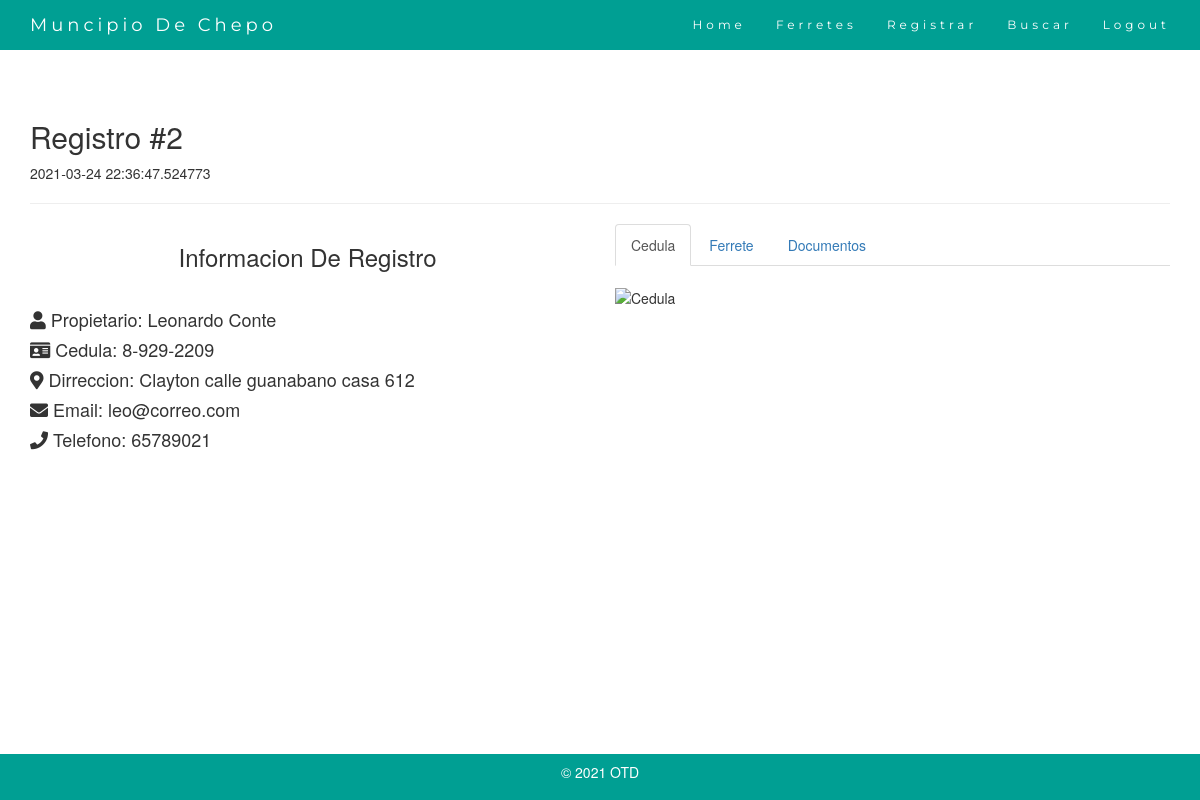
/irons/2 (signed in), run on the app's committed database.
### models.py (models this page shows)
class Iron(db.Model):
    id = db.Column(db.Integer, primary_key = True)
    nombre = db.Column(db.String(200), nullable = False)
    cedula = db.Column(db.String(200), nullable = False)
    domicilio = db.Column(db.String(600), nullable = False)
    correo = db.Column(db.String(600), nullable = False)
    telefono = db.Column(db.String(600), nullable = False)
    fecha_registro = db.Column(db.DateTime, default = datetime.utcnow)
    user_id = db.Column(db.Integer, db.ForeignKey('user.id'), nullable = False)

### main.py (the view)
@main.route("/irons/<int:iron_id>", methods=['GET'])
@login_required
def show_iron(iron_id):
    iron = Iron.query.get_or_404(iron_id)
    if request.method == "POST":
        iron.nombre = request.form['nombre']
        iron.cedula = request.form['cedula']
        iron.domicilio = request.form['domicilio']
    url = request.base_url
    qr_url = "{{qrcode(\'%s\')}}"%(url)
    converted_id = str(iron.id)
    x = "/static/ferretes/ferrete" + converted_id +".jpg"
    y = "/static/cedulas/cedula" + converted_id +".jpg"
    return render_template('iron.html', iron=iron, qr = qr_url, url = url, img = x, cedula = y)

### __init__.py (called while the page is built)
def create_app():
    application = Flask(__name__, static_url_path='/static')
    application.config['SECRET_KEY'] = '{:W&gZeh$,ORxFNU'
    application.config['SQLALCHEMY_DATABASE_URI'] = 'sqlite:///db.sqlite'
    application.config['SQLALCHEMY_TRACK_MODIFICATIONS'] = True
    application.static_folder = 'static'
    db.init_app(application)
    QRcode(application)
    login_manager = LoginManager()
    login_manager.login_view = 'auth.login'
    login_manager.init_app(application)
    from .models import User
    @login_manager.user_loader
    def load_user(user_id):
        return User.query.get(int(user_id))
    from .auth import auth as auth_blueprint
    application.register_blueprint(auth_blueprint)
    from .main import main as main_blueprint
    application.register_blueprint(main_blueprint)
    return application

### templates/iron.html (shortened to what this page needs)
{% extends "base.html" %}
{% block content %}
<div class="container" style="padding-top: 100px;">
  <h2>Registro #{{iron.id}}</h2>
  <p>{{ iron.fecha_registro }}</p>
  <hr>
  <div class="row">
    <div class="col-md-6">
      <h3 class="text-center">Informacion De Registro</h3>
      <br>
      <h4><i class="fas fa-user"></i> Propietario: {{ iron.nombre }}</h4>
      <h4><i class="fas fa-id-card"></i> Cedula: {{ iron.cedula }}</h4>
      <h4><i class="fas fa-map-marker-alt"></i> Dirreccion: {{ iron.domicilio }} </h4>
      <h4><i class="fas fa-envelope"></i> Email: {{iron.correo}}</h4>
      <h4><i class="fas fa-phone"></i> Telefono: {{iron.telefono}}</h4>
    </div>
    <div class="col-md-6">
     <ul class="nav nav-tabs">
      <li class="active"><a data-toggle="tab" href="#home">Cedula</a></li>
      <li><a data-toggle="tab" href="#menu1">Ferrete</a></li>
      <li><a data-toggle="tab" href="#menu2">Documentos</a></li>
    </ul>
    <div class="tab-content">
      <div id="home" class="tab-pane fade in active">
        <br>
        <img src="{{cedula}}" alt="Cedula" style="width:100%">
      </div>
  </div>
</div>
</div>
</div>
</div>
{% endblock %}

### templates/base.html (style rules this page uses)
.Site { display: flex; min-height: 100vh; flex-direction: column; }

### data on the page
Iron: id "2", fecha_registro "2021-03-24 22:36:47.524773", nombre "Leonardo Conte", cedula "8-929-2209", domicilio "Clayton calle guanabano casa 612", correo "leo@correo.com", telefono "65789021"
